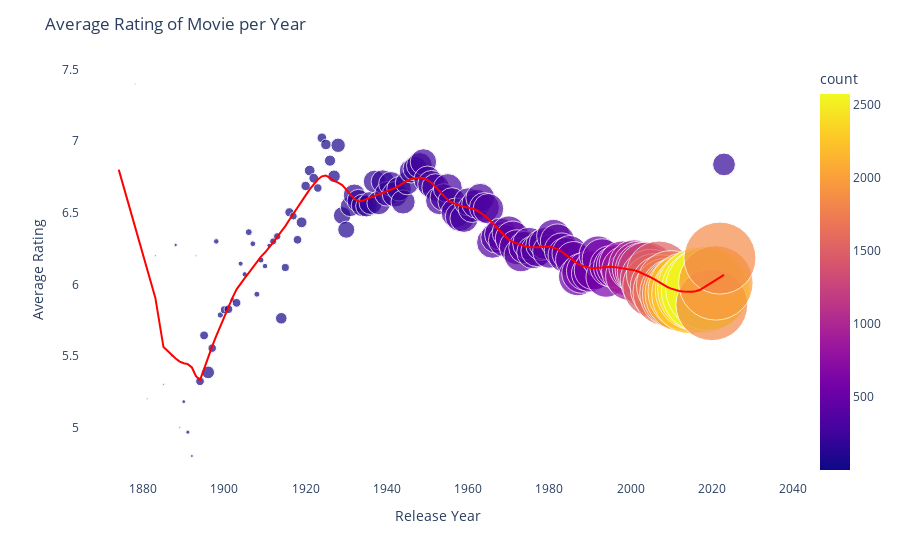

Notebook code for this chart:
### Code cell
#find average rating of per year and include how many data in each year
id5_year = id5.groupby('releaseYear')['rating'].agg(['mean', 'count'])
#reset index of id5_year
id5_year = id5_year.reset_index()
#make bubble chart of id5_year
fig = px.scatter(id5_year, x='releaseYear', y='mean', size='count', color='count', hover_name='releaseYear', size_max=60, trendline="lowess",trendline_options=dict(frac=0.1), trendline_color_override="red")
#title of the chart
fig.update_layout(title_text='Average Rating of Movie per Year')
#x axis name  
fig.update_xaxes(title_text='Release Year')
#y axis name
fig.update_yaxes(title_text='Average Rating')
#remove background
fig.update_layout(plot_bgcolor='rgba(0,0,0,0)')
fig.show()

### Figure 1 — Plotly figure (JSON) as saved in the notebook; plotly's stock layout.template omitted (floating-point values rounded to 4 significant figures; data arrays with more than 128 entries replaced by an {"elided": "..."} marker saying what was removed)
{"data": [{"hovertemplate": "<b>%{hovertext}</b><br><br>releaseYear=%{x}<br>mean=%{y}<br>count=%{marker.color}<extra></extra>", "hovertext": {"elided": "142 int values"}, "legendgroup": "", "marker": {"color": {"elided": "142 int values"}, "coloraxis": "coloraxis", "size": {"elided": "142 int values"}, "sizemode": "area", "sizeref": 0.7147, "symbol": "circle"}, "mode": "markers", "name": "", "orientation": "v", "showlegend": false, "type": "scatter", "x": {"elided": "142 int values"}, "xaxis": "x", "y": {"elided": "142 float values"}, "yaxis": "y"}, {"hovertemplate": "<b>LOWESS trendline</b><br><br>releaseYear=%{x}<br>mean=%{y} <b>(trend)</b><extra></extra>", "legendgroup": "", "line": {"color": "red"}, "marker": {"symbol": "circle"}, "mode": "lines", "name": "", "showlegend": false, "type": "scatter", "x": {"elided": "142 int values"}, "xaxis": "x", "y": {"elided": "142 float values"}, "yaxis": "y"}], "layout": {"coloraxis": {"colorbar": {"title": {"text": "count"}}, "colorscale": [[0, "#0d0887"], [0.1111, "#46039f"], [0.2222, "#7201a8"], [0.3333, "#9c179e"], [0.4444, "#bd3786"], [0.5556, "#d8576b"], [0.6667, "#ed7953"], [0.7778, "#fb9f3a"], [0.8889, "#fdca26"], [1, "#f0f921"]]}, "legend": {"itemsizing": "constant", "tracegroupgap": 0}, "margin": {"t": 60}, "plot_bgcolor": "rgba(0,0,0,0)", "title": {"text": "Average Rating of Movie per Year"}, "xaxis": {"anchor": "y", "domain": [0, 1], "title": {"text": "Release Year"}}, "yaxis": {"anchor": "x", "domain": [0, 1], "title": {"text": "Average Rating"}}}}
